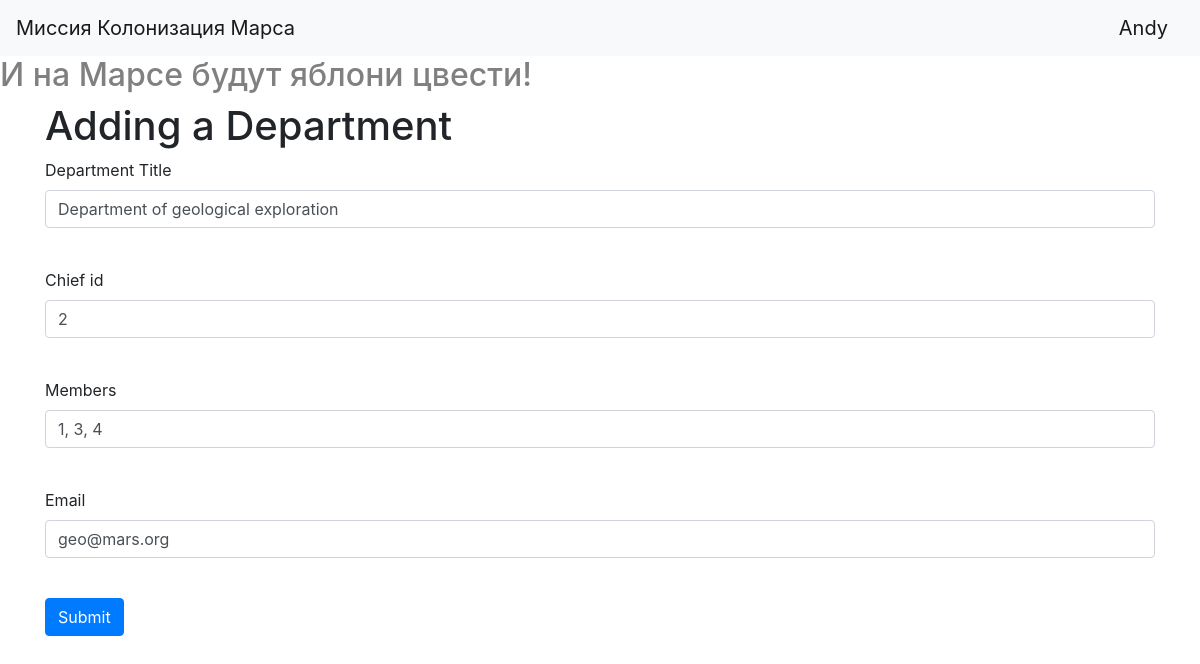
/departments/1 (signed in), run on the app's committed database.
### data/users.py (models this page shows, shortened)
class User(SqlAlchemyBase, UserMixin):
    __tablename__ = 'users'
    id = sqlalchemy.Column(sqlalchemy.Integer,
                           primary_key=True, autoincrement=True)
    name = sqlalchemy.Column(sqlalchemy.String, nullable=True)
    surname = sqlalchemy.Column(sqlalchemy.String, nullable=True)
    age = sqlalchemy.Column(sqlalchemy.Integer, nullable=True)
    position = sqlalchemy.Column(sqlalchemy.String, nullable=True)
    speciality = sqlalchemy.Column(sqlalchemy.String, nullable=True)
    address = sqlalchemy.Column(sqlalchemy.String, nullable=True)
    about = sqlalchemy.Column(sqlalchemy.String, nullable=True)
    email = sqlalchemy.Column(sqlalchemy.String,
                              index=True, unique=True, nullable=True)
    hashed_password = sqlalchemy.Column(sqlalchemy.String, nullable=True)
    created_date = sqlalchemy.Column(sqlalchemy.DateTime,
                                     default=datetime.datetime.now)
    jobs = orm.relation("Jobs", back_populates='user')
    departments = orm.relation("Department", back_populates='boss')

### data/departments.py (models this page shows)
class Department(SqlAlchemyBase):
    __tablename__ = 'departments'
    id = sqlalchemy.Column(sqlalchemy.Integer,
                           primary_key=True, autoincrement=True)
    title = sqlalchemy.Column(sqlalchemy.String, nullable=True)
    chief = sqlalchemy.Column(sqlalchemy.Integer,
                              sqlalchemy.ForeignKey("users.id"))
    boss = orm.relation('User')
    members = sqlalchemy.Column(sqlalchemy.String, nullable=True)
    email = sqlalchemy.Column(sqlalchemy.String,
                              index=True, unique=True, nullable=True)

### main.py (the view, shortened to what this page needs)
@app.route('/departments/<int:id>', methods=['GET', 'POST'])
@login_required
def edit_departments(id):
    form = DepartmentForm()
    if request.method == "GET":
        db_sess = create_session()
        department = db_sess.query(Department).filter(Department.id == id,
                                                      Department.chief == current_user.id).first()
        if department:
            form.title.data = department.title
            form.chief.data = department.chief
            form.members.data = department.members
            form.email.data = department.email
        else:
            abort(404)
    return render_template('add_department.html', title='Editing a Department', form=form)

### main.py
class DepartmentForm(FlaskForm):
    title = StringField('Department Title')
    chief = StringField('Chief id')
    members = StringField('Members')
    email = StringField('Email')
    submit = SubmitField('Submit')

### data/db_session.py (called while the page is built)
def create_session() -> Session:
    global __factory
    return __factory()

### main.py (called while the page is built)
@login_manager.user_loader
def load_user(user_id):
    db_sess = create_session()
    return db_sess.query(User).get(user_id)

### templates/add_department.html (shortened to what this page needs)
{% extends "base.html" %}
{% block content %}
<h1>Adding a Department</h1>
<form action="" method="post">
    <p>
        {{ form.title.label }}<br>
        {{ form.title(class="form-control") }}<br>
    </p>
    <p>
        {{ form.chief.label }}<br>
        {{ form.chief(class="form-control") }}<br>
    </p>
    <p>
        {{ form.members.label }}<br>
        {{ form.members(class="form-control") }}<br>
    </p>
    <p>
        {{ form.email.label }}<br>
        {{ form.email(class="form-control") }}<br>
    </p>
    <p>{{ form.submit(type="submit", class="btn btn-primary") }}</p>
</form>
{% endblock %}

### templates/base.html (shortened to what this page needs)
<!doctype html>
<html lang="en">
<head>
    <link rel="stylesheet"
          href="https://stackpath.bootstrapcdn.com/bootstrap/4.4.1/css/bootstrap.min.css"
>
</head>
<body>
<header>
    <nav class="navbar navbar-light bg-light">
        <a class="navbar-brand" href="#">Миссия Колонизация Марса</a>
        {% if current_user.is_authenticated %}
    <a class="navbar-brand" href="/logout">{{ current_user.name }}</a>
{% else %}
    <p>
        <a class="btn btn-primary " href="/register">Зарегистрироваться</a>
        <a class="btn btn-success" href="/login">Войти</a>
    </p>
{% endif %}
    </nav>
    <h2>И на Марсе будут яблони цвести!</h2>
</header>
<main role="main" class="container">
    {% block content %}{% endblock %}
</main>
</body>
</html>

### templates/base.html (style rules this page uses)
h2 { color: #808080; }

### data on the page
User: name "Andy"
Department: title "Department of geological exploration", chief "2", members "1, 3, 4", email "geo@mars.org"
